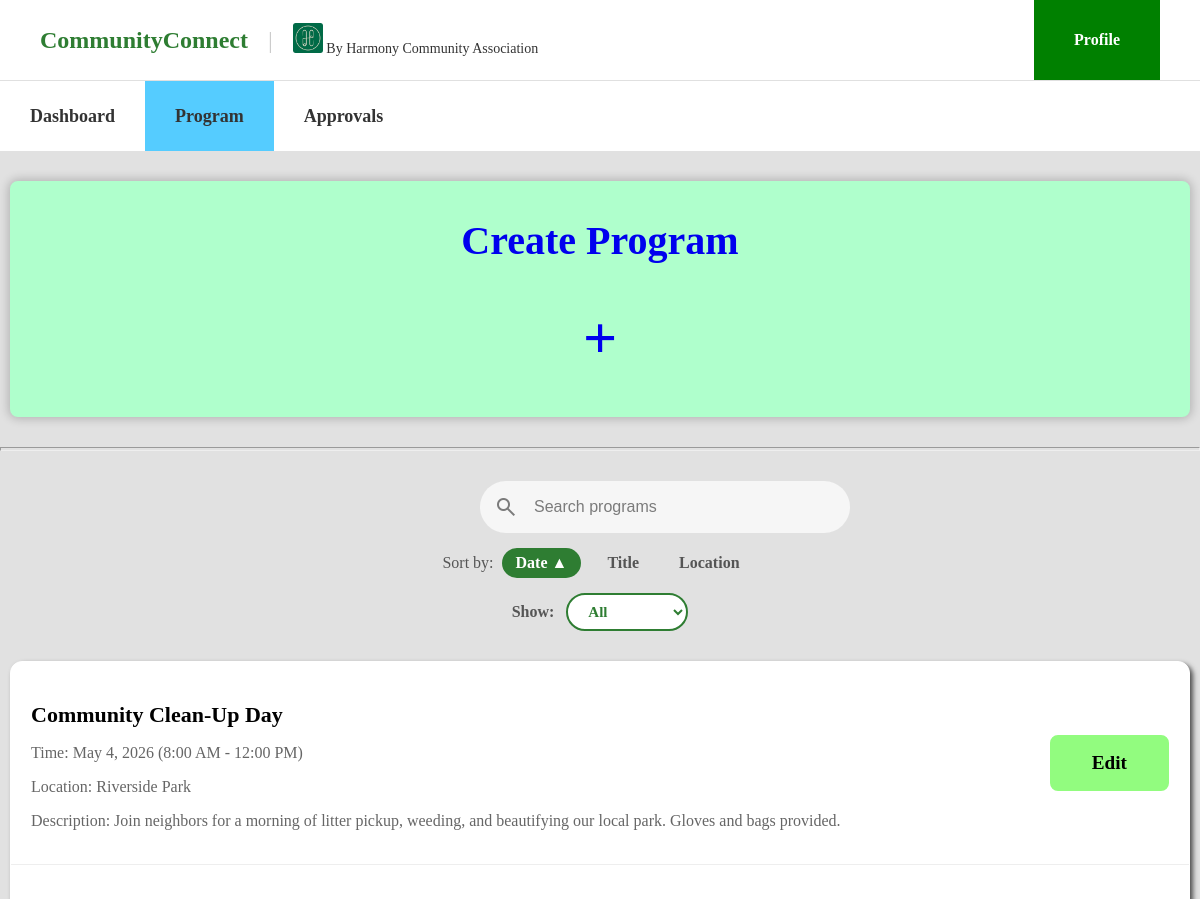
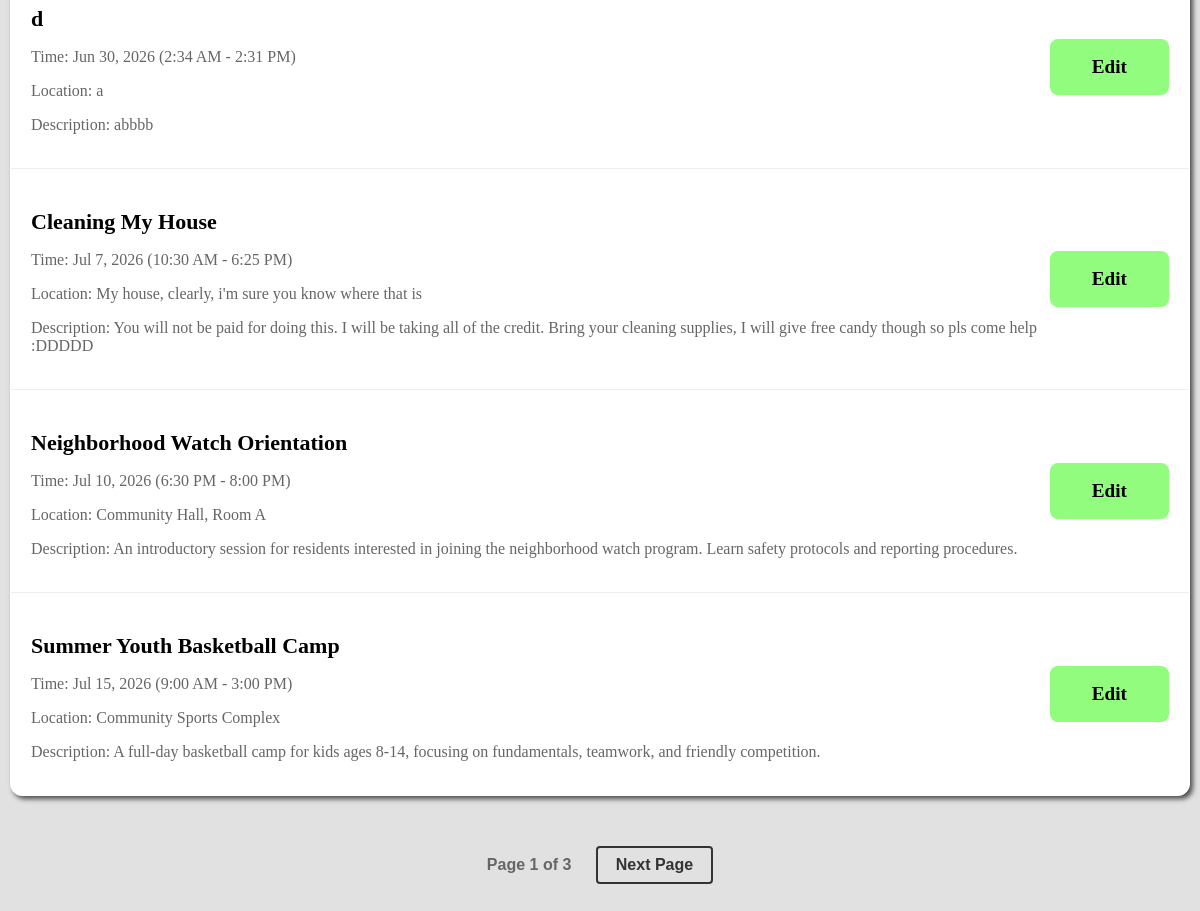
The app's page /AdminPage/Admin_Program.php (signed in) with its own data (2 pictures, top to bottom).
### tables this page shows
CREATE TABLE `program` (
  `id` int(11) NOT NULL,
  `title` varchar(150) NOT NULL,
  `event_date` date NOT NULL,
  `start_time` time NOT NULL,
  `end_time` time NOT NULL,
  `location` varchar(200) NOT NULL,
  `description` text NOT NULL,
  `image` varchar(255) NOT NULL DEFAULT 'Images/gotong-royong.jpg'
);

### AdminPage/Admin_Program.php (the view, shortened to what this page needs)
<?php
require_once("../database.php");
$limit = 5;
$page = isset($_GET['page']) ? (int)$_GET['page'] : 1;
$offset = ($page - 1) * $limit;
$allowed_sorts = ['event_date', 'title', 'location'];
$sort = in_array($_GET['sort'] ?? '', $allowed_sorts) ? $_GET['sort'] : 'event_date';
$allowed_orders=['asc', 'desc'];
$order = in_array(strtolower($_GET['order'] ?? ''), $allowed_orders) ? strtolower($_GET['order']) : 'asc';
$allowed_filters = ['all', 'upcoming', 'past'];
$filter = in_array($_GET['filter'] ?? '', $allowed_filters) ? $_GET['filter'] : 'all';
$filter_condition = "";
$search = isset($_GET['search']) && !empty($_GET['search']) ? $_GET['search'] : "";
if ($search !== "") {
    $safe = mysqli_real_escape_string($connection, $search);
    $count_sql = "SELECT COUNT(*) AS total FROM program WHERE title LIKE '%$safe%' $filter_condition";
    $count_result = mysqli_query($connection, $count_sql);
    $total_rows = mysqli_fetch_assoc($count_result)['total'];
    $sql = "SELECT id, title, event_date, start_time, end_time, location, description
            FROM program
            WHERE title LIKE '%$safe%'
            $filter_condition
            ORDER BY $sort $order
            LIMIT $limit OFFSET $offset";
} else {
    $count_sql = "SELECT COUNT(*) AS total FROM program WHERE 1=1 $filter_condition";
    $count_result = mysqli_query($connection, $count_sql);
    $total_rows = mysqli_fetch_assoc($count_result)['total'];
    $sql = "SELECT id, title, event_date, start_time, end_time, location, description
            FROM program
            WHERE 1=1
            $filter_condition
            ORDER BY $sort $order
            LIMIT $limit OFFSET $offset";
}
$result = mysqli_query($connection, $sql);
$total_pages = ceil($total_rows / $limit);
?>
<!DOCTYPE html>
<html>
    <head>
        <link rel="stylesheet" href="../CSS/admin.css">
    </head>
    <body>
        <header class="top-header">
            <div class="header-left">
                <h1 class="brand-title">CommunityConnect</h1>
                <span class="divider">|</span>
                <div class="org-host">
                    <img src="../Images/harmony.jpg" alt="https://media.licdn.com/dms/image/v2/D4E03AQELNAHJckXI1Q/profile-displayphoto-shrink_200_200/B4EZOXqLbGHkAk-/0/1733416237478?e=2147483647&v=beta&t=sjAOtOOF-mVLAh6dF3wuGAHkhmZoFFiBIWNB3DAQ30s" class="logo-placeholder">
                    <span>By Harmony Community Association</span>
                </div>
            </div>
            <div class="header-right">
                <a href="Admin_Profile.php" class="profile-btn">Profile</a>
            </div>
        </header>
    <nav class="main-nav">
        <a href="Admin_Main.php" target="_self">Dashboard</a>
        <a href="Admin_Program.php" class="current" target="_self">Program</a>
        <a href="Admin_Request.php" target="_self">Approvals</a>
    </nav>
        <div class="create-program">
            <a href="creating_program.php" target="_self">
            <h2>Create Program</h2>
            <h1>+</h1>
            </a>
        </div>
    <hr class="randomline">
        <form method="GET" action="">
            <div class="searchs">
                <span class="search-icon material-symbols-outlined">search</span>
                <input class="search-input" type="text" name="search" placeholder="Search programs"
                        value="<?= htmlspecialchars($_GET['search'] ?? '') ?>" autofocus>
            </div>
        </form>
        <div class="sort-controls">
            Sort by:
            <a href="?sort=event_date&order=<?= ($sort === 'event_date' && $order === 'asc') ? 'desc' : 'asc' ?>&search=<?= urlencode($search) ?>"
            class="sort-link <?= $sort === 'event_date' ? 'active' : '' ?>">
                Date <?= $sort === 'event_date' ? ($order === 'asc' ? '▲' : '▼') : '' ?>
            </a>
            <a href="?sort=title&order=<?= ($sort === 'title' && $order === 'asc') ? 'desc' : 'asc' ?>&search=<?= urlencode($search) ?>"
            class="sort-link <?= $sort === 'title' ? 'active' : '' ?>">
                Title <?= $sort === 'title' ? ($order === 'asc' ? '▲' : '▼') : '' ?>
            </a>
            <a href="?sort=location&order=<?= ($sort === 'location' && $order === 'asc') ? 'desc' : 'asc' ?>&search=<?= urlencode($search) ?>"
            class="sort-link <?= $sort === 'location' ? 'active' : '' ?>">
                Location <?= $sort === 'location' ? ($order === 'asc' ? '▲' : '▼') : '' ?>
            </a>
        </div>
        <form method="GET" action="" class="filter-form">
            <label for="filter" class="filter-label">Show:</label>
            <select name="filter" id="filter" class="filter-select" onchange="this.form.submit()">
                <option value="all" <?= $filter === 'all' ? 'selected' : '' ?>>All</option>
            </select>
        </form>
    <div class="programs">
        <?php if (mysqli_num_rows($result) > 0): ?>
            <?php while ($row = mysqli_fetch_assoc($result)): ?>
                <div class="program-item">
                    <div class="program-left">
                        <div class="program-info">
                            <h3><?=  htmlspecialchars($row['title']) ?></h3>
                            <p>Time: <?= date('M j, Y', strtotime($row['event_date'])) ?>
                                    (<?= date('g:i A', strtotime($row['start_time'])) ?> -
                                    <?= date('g:i A', strtotime($row['end_time'])) ?>)
                            </p>
                            <p>Location: <?= htmlspecialchars($row['location']) ?> </p>
                            <p>Description: <?= htmlspecialchars($row['description']) ?> </p>
                        </div>
                    </div>
                    <div class="program-actions">
                        <a href="Admin_Program_edit.php?id=<?= $row['id'] ?>" class="edit-button">Edit</a>
                    </div>
                </div>
            <?php endwhile; ?>
        <?php else: ?>
            <p class="nothing">No programs found.</p>
        <?php endif; ?>
    </div>
    <?php if ($total_rows > 0): ?>
    <div style="text-align: center; margin: 40px 0; font-family: Arial, sans-serif; font-weight: bold;">
        <span style="display: inline-block; margin: 0 10px; color: #666; vertical-align: middle;">
            Page <?php echo $page; ?> of <?php echo $total_pages; ?>
        </span>
        <?php if ($page < $total_pages): ?>
            <a href="Admin_Program.php?page=<?php echo $page + 1; ?>&search=<?php echo urlencode($search); ?>"
                style="display: inline-block; padding: 8px 18px; margin: 0 10px; border: 2px solid #333; color: #333; text-decoration: none; border-radius: 4px; background-color: transparent;">
                Next Page
            </a>
        <?php endif; ?>
    </div>
    <?php endif; ?>
    </body>
</html>

### CSS/admin.css (style rules this page uses)
body { background: rgb(225, 225, 225); font-family: 'Times New Roman', serif; margin: 0; padding: 0; }
.top-header { background: white; display: flex; justify-content: space-between; align-items: center; padding: 0 40px; border-bottom: 1px solid #e0e0e0; height: 80px; margin: 0; }
.header-left { display: flex; align-items: center; gap: 20px; }
.brand-title { font-size: 24px; font-weight: bold; color: #2e7d32; }
.divider { color: #cccccc; font-size: 24px; }
.logo-placeholder { width: 30px; height: 30px; }
.org-host { font-size: 14px; color: #333333; }
.header-right { display: flex; align-self: stretch; }
.profile-btn { display: flex; align-items: center; justify-content: center; background-color: Green; color: #ffffff; padding: 0 40px; text-decoration: none; font-weight: bold; font-size: 16px; height: 100%; }
.main-nav { background: white; display: flex; align-items: stretch; height: 70px; margin: 0; }
.main-nav a { display: inline-flex; align-items: center; margin: 0; padding: 0 30px; color: #333333; text-decoration: none; font-weight: bold; font-size: 18px; }
.current { background-color: #55ccff; }
.programs { margin-left: 10px; margin-right: 10px; margin-top:30px; margin-bottom: 50px; background: #ffffff; border: 1px solid #ffffff; border-radius: 12px; overflow: hidden; box-shadow: 3px 3px 5px #4d4d4d; }
.randomline { margin-top: 30px; margin-bottom: 30px; height: 2px; }
.create-program { border: 3px solid #afffcc; background-color: #afffcc; box-shadow: 0 0 10px 2px rgba(0, 0, 0, 0.2); border-radius: 8px; margin-left: 10px; margin-right: 10px; margin-top: 30px; justify-content: center; align-items: center; text-align: center; }
.create-program a { text-decoration: none; }
.create-program h2 { font-size: 40px; }
.create-program h1 { font-size: 60px; }
.searchs { --padding: 14px; margin-left: 40%; width: max-content; display: flex; align-items: center; padding: var(--padding); border-radius: 28px; background: #f6f6f6; transition: box-shadow 0.25s; }
.search-input { font-size: 16px; font-family: 'Lexend', sans-serif; color: #333333; margin-left: var(--padding); outline: none; border: none; background: transparent; width: 300px; }
.search-input::placeholder, .search-icon { color: rgba(0, 0, 0, 0.5); }
.program-item { display: flex; justify-content: space-between; align-items: center; padding: 18px 20px; border-bottom: 1px solid #eee; }
.program-item:last-child { border-bottom: none; }
.program-left { display: flex; align-items: center; gap: 14px; }
.program-info h3 { font-size: 22px; font-weight: bold; margin-bottom: 3px; }
.program-info p { font-size: 16px; color: #666; }
.program-actions { display: flex; align-items: center; }
.edit-button { text-decoration: none; border: 2px solid rgb(146, 252, 127); background: rgb(146, 252, 127); color: #000000; padding: 15px 40px; border-radius: 8px; cursor: pointer; font-weight: bold; font-size: larger; }
.sort-controls { text-align: center; margin: 15px 0; font-family: 'Times New Roman', serif; color: #555; }
.sort-link { display: inline-block; padding: 6px 14px; margin: 0 4px; border-radius: 20px; text-decoration: none; color: #555; font-weight: bold; transition: background-color 0.2s, color 0.2s; }
.sort-link.active { background-color: #2e7d32; color: white; }
.filter-form { text-align: center; margin: 10px 0 20px; font-family: 'Times New Roman', serif; }
.filter-label { font-weight: bold; color: #555; margin-right: 8px; }
.filter-select { padding: 8px 16px; border-radius: 20px; border: 2px solid #2e7d32; background-color: white; color: #2e7d32; font-weight: bold; font-size: 15px; font-family: 'Times New Roman', serif; cursor: pointer; transition: background-color 0.2s, color 0.2s; }

### records on screen
program: title "Community Clean-Up Day", event_date "May 4, 2026", start_time "8:00 AM", end_time "12:00 PM", location "Riverside Park", description "Join neighbors for a morning of litter pickup, weeding, and beautifying our local park. Gloves and bags provided."
program: title "d", event_date "Jun 30, 2026", start_time "2:34 AM", end_time "2:31 PM", location "a", description "abbbb"
program: title "Cleaning My House", event_date "Jul 7, 2026", start_time "10:30 AM", end_time "6:25 PM", location "My house, clearly, i'm sure you know where that is", description "You will not be paid for doing this. I will be taking all of the credit. Bring your cleaning supplies, I will give free candy though so pls come help :DDDDD"
program: title "Neighborhood Watch Orientation", event_date "Jul 10, 2026", start_time "6:30 PM", end_time "8:00 PM", location "Community Hall, Room A", description "An introductory session for residents interested in joining the neighborhood watch program. Learn safety protocols and reporting procedures."
program: title "Summer Youth Basketball Camp", event_date "Jul 15, 2026", start_time "9:00 AM", end_time "3:00 PM", location "Community Sports Complex", description "A full-day basketball camp for kids ages 8-14, focusing on fundamentals, teamwork, and friendly competition."

### other values on screen
$page "1"
$total_pages "3"
